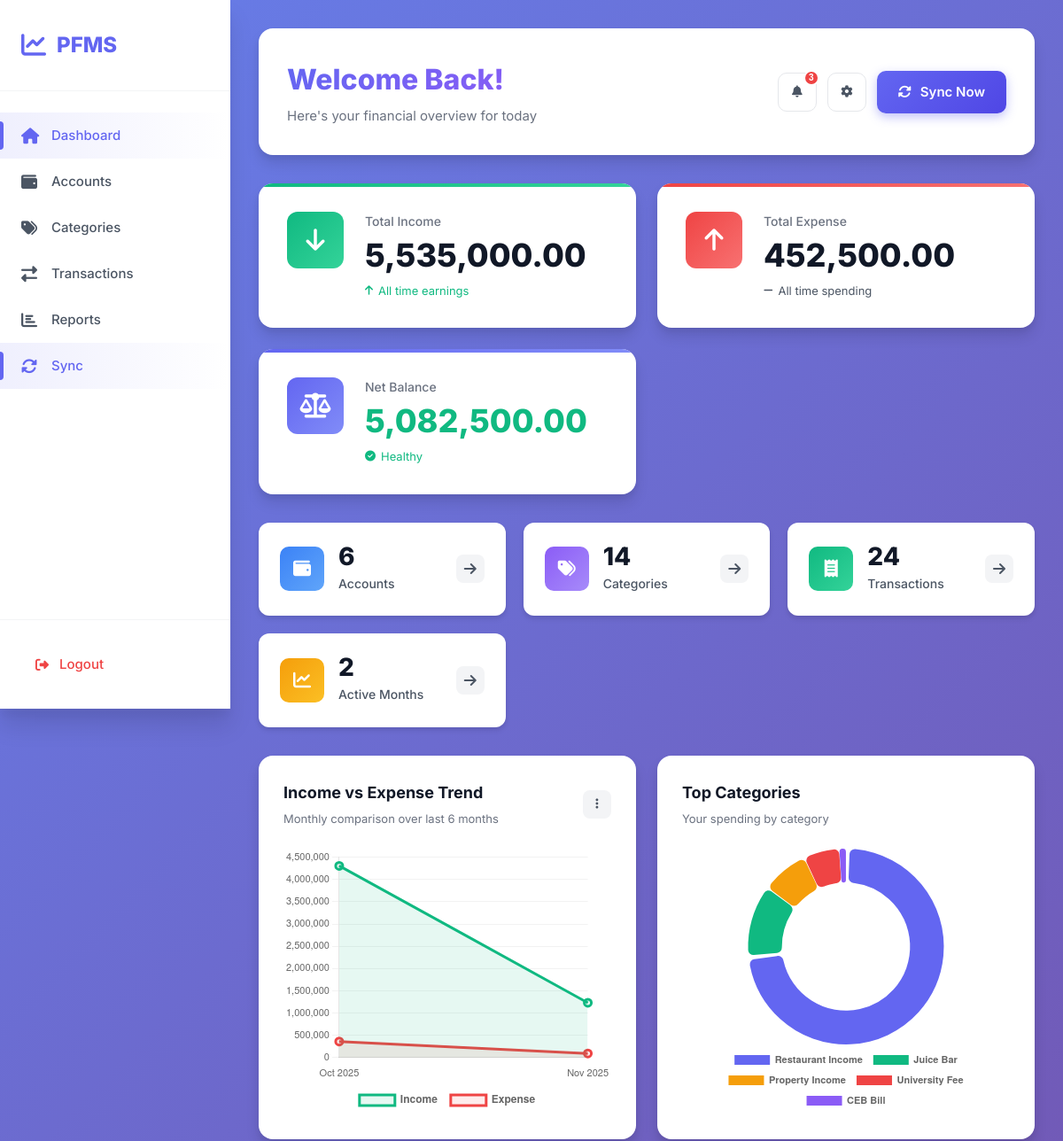
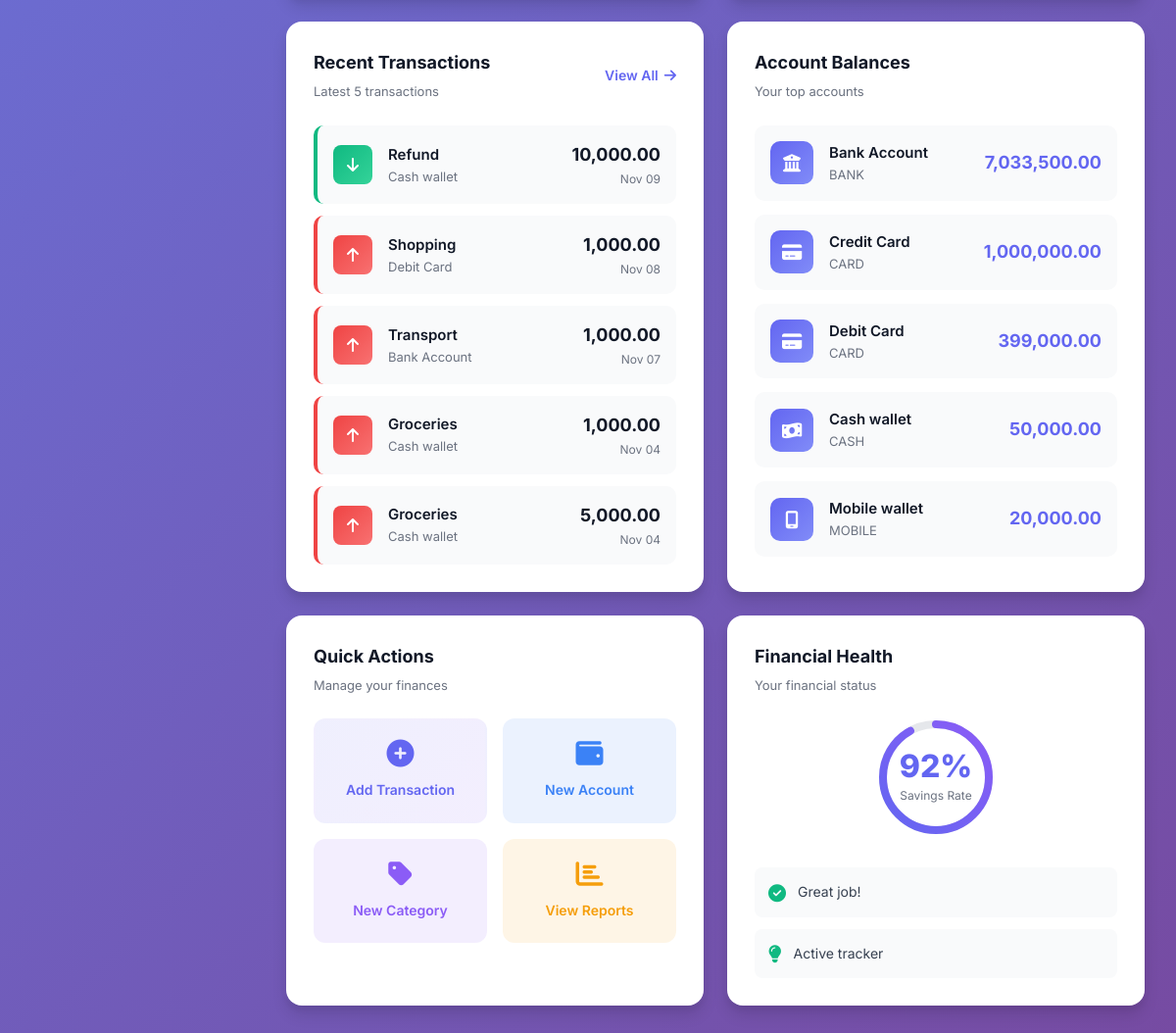
Screenshot of /public/dashboard.php (signed in) with the database file from the repository (2 pictures, top to bottom).
### tables this page shows
CREATE TABLE ACCOUNTS_LOCAL (
  local_account_id  INTEGER PRIMARY KEY AUTOINCREMENT,
  user_local_id     INTEGER NOT NULL,
  server_account_id INTEGER,
  account_name      TEXT NOT NULL,
  account_type      TEXT NOT NULL CHECK(account_type IN ('CASH','BANK','CARD','MOBILE')),
  currency_code     TEXT NOT NULL DEFAULT 'LKR',
  opening_balance   REAL NOT NULL DEFAULT 0,
  is_active         INTEGER NOT NULL DEFAULT 1, -- 1/0
  created_at        TEXT NOT NULL,
  updated_at        TEXT NOT NULL,
  FOREIGN KEY(user_local_id) REFERENCES USERS_LOCAL(local_user_id)
);

### public/dashboard.php (the view, shortened to what the rows shown need)
<?php
$pdo = sqlite();
$uid = isset($_SESSION['uid']) ? (int)$_SESSION['uid'] : 0;
$monthly = $pdo->prepare("
  SELECT
    strftime('%Y-%m', txn_date) as month,
    SUM(CASE WHEN txn_type='INCOME' THEN amount ELSE 0 END) as income,
    SUM(CASE WHEN txn_type='EXPENSE' THEN amount ELSE 0 END) as expense
  FROM TRANSACTIONS_LOCAL
  WHERE user_local_id = ?
  GROUP BY strftime('%Y-%m', txn_date)
  ORDER BY month DESC
  LIMIT 6
");
$monthly->execute([$uid]);
$monthly_data = array_reverse($monthly->fetchAll(PDO::FETCH_ASSOC));
$cat_breakdown = $pdo->prepare("
  SELECT c.category_name, c.category_type, SUM(t.amount) as total
  FROM TRANSACTIONS_LOCAL t
  JOIN CATEGORIES_LOCAL c ON t.category_local_id = c.local_category_id
  WHERE t.user_local_id = ?
  GROUP BY c.local_category_id
  ORDER BY total DESC
  LIMIT 5
");
$cat_breakdown->execute([$uid]);
$top_categories = $cat_breakdown->fetchAll(PDO::FETCH_ASSOC);
$acc_balances = $pdo->prepare("
  SELECT account_name, current_balance, account_type
  FROM V_ACCOUNT_BALANCES
  WHERE user_local_id = ? AND is_active = 1
  ORDER BY current_balance DESC
  LIMIT 5
");
$acc_balances->execute([$uid]);
$accounts = $acc_balances->fetchAll(PDO::FETCH_ASSOC);
?>
<!doctype html>
<html lang="en">
<head>
  <link rel="stylesheet" href="https://cdnjs.cloudflare.com/ajax/libs/font-awesome/6.4.0/css/all.min.css">
  <link rel="stylesheet" href="dashboard.css">
</head>
<body>
<div class="app-container">
  <main class="main-content">
    <div class="welcome-header">
      <div class="welcome-text">
        <h1>Welcome Back!</h1>
      </div>
    </div>
    <div class="dashboard-grid">
      <?php if (!empty($accounts)): ?>
      <div class="dashboard-card">
        <div class="card-body">
          <div class="account-list">
            <?php foreach($accounts as $acc): ?>
            <div class="account-item">
              <div class="acc-icon">
                <?php
                  $icon = 'wallet';
                  if ($acc['account_type'] === 'BANK')   $icon = 'building-columns';
                  if ($acc['account_type'] === 'CARD')   $icon = 'credit-card';
                  if ($acc['account_type'] === 'CASH')   $icon = 'money-bill-wave';
                  if ($acc['account_type'] === 'MOBILE') $icon = 'mobile-screen';
                ?>
                <i class="fas fa-<?= $icon ?>"></i>
              </div>
              <div class="acc-details">
                <span class="acc-name"><?= htmlspecialchars($acc['account_name']) ?></span>
                <span class="acc-type"><?= htmlspecialchars($acc['account_type']) ?></span>
              </div>
              <span class="acc-balance"><?= number_format((float)$acc['current_balance'], 2) ?></span>
            </div>
            <?php endforeach; ?>
          </div>
        </div>
      </div>
      <?php endif; ?>
    </div>
  </main>
</div>
<script>
<?php if (!empty($monthly_data)): ?>
// Income vs Expense Chart
const monthlyLabels = <?= json_encode(array_map(function($d) {
  return date('M Y', strtotime($d['month'] . '-01'));
}, $monthly_data)) ?>;
const incomeData = <?= json_encode(array_column($monthly_data, 'income')) ?>;
const expenseData = <?= json_encode(array_column($monthly_data, 'expense')) ?>;
new Chart(document.getElementById('incomeExpenseChart'), {
  type: 'line',
  data: {
    labels: monthlyLabels,
    datasets: [
      {
        label: 'Income',
        data: incomeData,
        borderColor: '#10b981',
        backgroundColor: 'rgba(16, 185, 129, 0.1)',
        tension: 0.4,
        fill: true,
        borderWidth: 3,
        pointRadius: 4,
        pointHoverRadius: 6
      },
      {
        label: 'Expense',
        data: expenseData,
        borderColor: '#ef4444',
        backgroundColor: 'rgba(239, 68, 68, 0.1)',
        tension: 0.4,
        fill: true,
        borderWidth: 3,
        pointRadius: 4,
        pointHoverRadius: 6
      }
    ]
  },
  options: {
    responsive: true,
    maintainAspectRatio: false,
    plugins: {
      legend: {
        position: 'bottom',
        labels: { padding: 15, font: { size: 12, weight: '600' } }
      },
      tooltip: {
        backgroundColor: 'rgba(15, 23, 42, 0.95)',
        padding: 12,
        borderRadius: 8
      }
    },
    scales: {
      y: {
        beginAtZero: true,
        grid: { color: 'rgba(0,0,0,0.05)' },
        ticks: { font: { size: 11 } }
      },
      x: {
        grid: { display: false },
        ticks: { font: { size: 11 } }
      }
    }
  }
});
<?php endif; ?>
<?php if (!empty($top_categories)): ?>
// Category Chart
const categoryLabels = <?= json_encode(array_column($top_categories, 'category_name')) ?>;
const categoryData = <?= json_encode(array_column($top_categories, 'total')) ?>;
const categoryColors = ['#6366f1', '#10b981', '#f59e0b', '#ef4444', '#8b5cf6'];
new Chart(document.getElementById('categoryChart'), {
  type: 'doughnut',
  data: {
    labels: categoryLabels,
    datasets: [{
      data: categoryData,
      backgroundColor: categoryColors,
      borderWidth: 0,
      borderRadius: 6,
      spacing: 3
    }]
  },
  options: {
    responsive: true,
    maintainAspectRatio: false,
    plugins: {
      legend: {
        position: 'bottom',
        labels: { padding: 12, font: { size: 11, weight: '600' } }
      }
    },
    cutout: '65%'
  }
});
<?php endif; ?>
</script>
</body>
</html>

### rows the page displays
accounts_local: account_name "Bank Account", account_type "BANK", current_balance "7,033,500.00"
accounts_local: account_name "Credit Card", account_type "CARD", current_balance "1,000,000.00"
accounts_local: account_name "Debit Card", account_type "CARD", current_balance "399,000.00"
accounts_local: account_name "Cash wallet", account_type "CASH", current_balance "50,000.00"
accounts_local: account_name "Mobile wallet", account_type "MOBILE", current_balance "20,000.00"

### other values shown
$total_income "5,535,000.00"
$total_expense "452,500.00"
$net_balance "5,082,500.00"
$acc_count "6"
$cat_count "14"
$txn_count "24"
count($monthly_data) "2"
$txn['category_name'] "Refund"
$txn['account_name'] "Cash wallet"
$txn['amount'] "10,000.00"
date('M d', strtotime($txn['txn_date'])) "Nov 09"
$txn['category_name'] "Shopping"
$txn['account_name'] "Debit Card"
$txn['amount'] "1,000.00"
date('M d', strtotime($txn['txn_date'])) "Nov 08"
